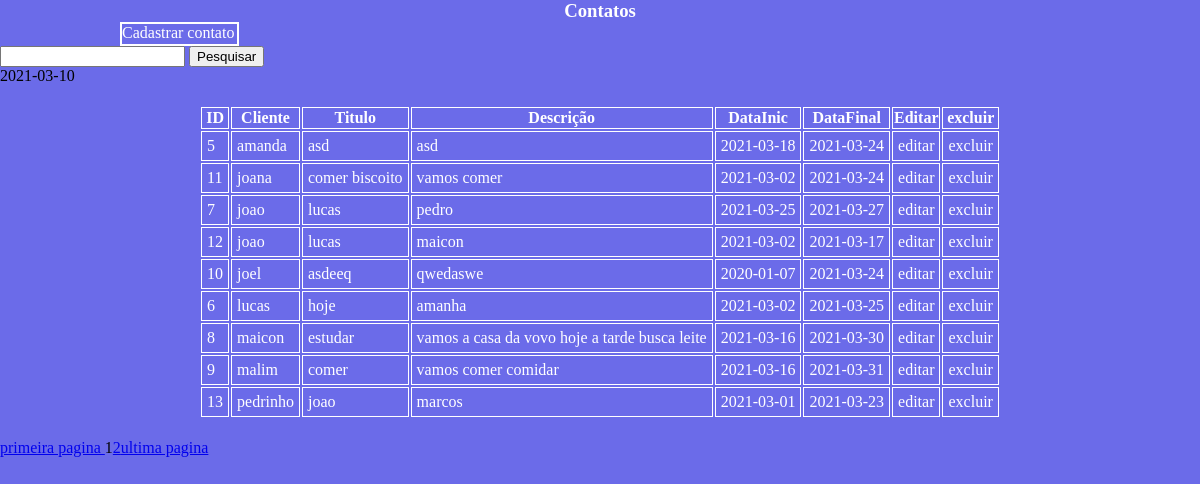
The app's page /php/eventProx.php with its own data.
### tables this page shows
CREATE TABLE `cliente` (
  `Nome` varchar(50) NOT NULL,
  `Descri` varchar(200) NOT NULL,
  `Titulo` varchar(100) NOT NULL,
  `DataFinal` date NOT NULL,
  `DataInicial` date NOT NULL,
  `Id` int(11) NOT NULL
);

### php/eventProx.php (the view, shortened to what this page needs)
<!DOCTYPE html>
<html lang="pt-br">
<head>
    <link rel="stylesheet" href="../css/index.css">
</head>
<body>
    <h3>Contatos</h3>
    <div class="cadastro">
    <a href="index.php?menuop=cadastro">Cadastrar contato</a>
    </div>
    <div>
        <form action="index.php?menuop=eventProx" method="post">
        <input type="text" name="Procurar">
        <input type="submit" value="Pesquisar">
        </form>
    </div>
    <table>
        <thead>
        <tr>
        <th>ID</th>
        <th>Cliente</th>
        <th>Titulo</th>
        <th>Descrição</th>
        <th>DataInic</th>
        <th>DataFinal</th>
        <th>Editar</th>
        <th>excluir</th>
        </tr>
        </thead>
   <tbody>
       <?php
       $dataAtual= date("Y-m-d");
       $quantidade = 10;
       $pagina = (isset($_GET['pagina']))?(int)$_GET["pagina"]:1;
       $inicio = ($quantidade * $pagina)- $quantidade;
       $Pesquisar = (isset($_POST["Procurar"]))?$_POST["Procurar"]:"";
       $sql = "SELECT * FROM cliente WHERE Id = '{$Pesquisar}'
       or Nome LIKE '%{$Pesquisar}%'
       ORDER BY Nome ASC
       LIMIT $inicio , $quantidade";
       $rs = mysqli_query($conexao,$sql) or die ("erro ao executar a consulta".mysqli_error($conexao));
       while($dados= mysqli_fetch_assoc($rs)){
             if( $dataAtual <=$dados["DataInicial"]){
       ?>
        <tr>
        <td><?=$dados["Id"]?></td>
        <td><?=$dados["Nome"]?></td>
        <td><?=$dados["Titulo"]?></td>
        <td><?=$dados["Descri"]?></td>
        <td><?=$dados["DataFinal"]?></td>
        <td><?=$dados["DataInicial"]?></td>
        <td><a href="index.php?menuop=editar&idContato=<?=$dados["Id"]?>"> editar</a></td>
        <td><a href="index.php?menuop=excluir&idContato=<?=$dados["Id"]?>">excluir</a></td>
        </tr>
<?php
             }
       }
       ?>
</tbody>
</table>
<?php
$sqltotal = "SELECT Id FROM cliente";
$qrtotal = mysqli_query($conexao,$sqltotal)  or die ("erro".mysqli_error($conexao));
$numtotal = mysqli_num_rows($qrtotal);
$totalpagina = ceil($numtotal/$quantidade);
echo '<a href="?menuop=eventProx&pagina=1"> primeira pagina </a>';
 ?>
 <?php
for ($i=1;$i<=$totalpagina;$i++){
    if($i>=($pagina-5) && $i <=($pagina+5)){
        if($i==$pagina){
            echo $i;
        }else{
           echo "<a href=\"?menuop=eventProx&pagina=$i\">$i</a>";
        }
    }
}
    ?>
    <?php
echo "<a href=\"?menuop=eventProx&pagina=$totalpagina\">ultima pagina</a>";
?>
</body>
</html>

### css/index.css (style rules this page uses)
body { padding: auto; margin: 0 auto; background-color: rgb(107, 107, 233); }
h3 { margin: 0 auto; text-align: center; color: white; }
table { margin: 0 auto; text-align: center; padding: 20px; color: white; }
table th { border: 1px solid; text-align: center; color: white; }
table td { border: 1px solid white; text-align: justify; padding: 5px; color: white; }
.cadastro a { text-decoration: none; border: 2px solid; display: block; width: 115px; height: 20px; color: white; }
.cadastro { margin: 0 auto; margin-left: 10%; }
table a { text-decoration: none; color: white; }

### records on screen
cliente: Id "5", Nome "amanda", Titulo "asd", Descri "asd", DataFinal "2021-03-18", DataInicial "2021-03-24"
cliente: Id "11", Nome "joana", Titulo "comer biscoito", Descri "vamos comer", DataFinal "2021-03-02", DataInicial "2021-03-24"
cliente: Id "7", Nome "joao", Titulo "lucas", Descri "pedro", DataFinal "2021-03-25", DataInicial "2021-03-27"
cliente: Id "12", Nome "joao", Titulo "lucas", Descri "maicon", DataFinal "2021-03-02", DataInicial "2021-03-17"
cliente: Id "10", Nome "joel", Titulo "asdeeq", Descri "qwedaswe", DataFinal "2020-01-07", DataInicial "2021-03-24"
cliente: Id "6", Nome "lucas", Titulo "hoje", Descri "amanha", DataFinal "2021-03-02", DataInicial "2021-03-25"
cliente: Id "8", Nome "maicon", Titulo "estudar", Descri "vamos a casa da vovo hoje a tarde busca leite", DataFinal "2021-03-16", DataInicial "2021-03-30"
cliente: Id "9", Nome "malim", Titulo "comer", Descri "vamos comer comidar", DataFinal "2021-03-16", DataInicial "2021-03-31"
cliente: Id "13", Nome "pedrinho", Titulo "joao", Descri "marcos", DataFinal "2021-03-01", DataInicial "2021-03-23"
